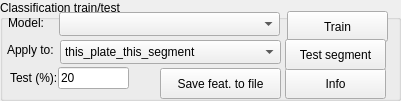
        <widget class="QGroupBox" name="groupBox_7">
         <property name="geometry">
          <rect>
           <x>2</x>
           <y>138</y>
           <width>401</width>
           <height>101</height>
          </rect>
         </property>
         <property name="title">
          <string>Classification train/test</string>
         </property>
         <widget class="QPushButton" name="classification_run_classification_button">
          <property name="geometry">
           <rect>
            <x>287</x>
            <y>11</y>
            <width>101</width>
            <height>31</height>
           </rect>
          </property>
          <property name="text">
           <string>Train</string>
          </property>
         </widget>
         <widget class="QLabel" name="label_13">
          <property name="geometry">
           <rect>
            <x>8</x>
            <y>15</y>
            <width>41</width>
            <height>16</height>
           </rect>
          </property>
          <property name="text">
           <string>Model:</string>
          </property>
         </widget>
         <widget class="QComboBox" name="classificationclassifier_dropdown">
          <property name="geometry">
           <rect>
            <x>59</x>
            <y>12</y>
            <width>221</width>
            <height>24</height>
           </rect>
          </property>
          <property name="currentIndex">
           <number>-1</number>
          </property>
          <property name="placeholderText">
           <string>XGBoost</string>
          </property>
          <item>
           <property name="text">
            <string>XGBoost</string>
           </property>
          </item>
          <item>
           <property name="text">
            <string>Transformer_LLM</string>
           </property>
          </item>
          <item>
           <property name="text">
            <string>Self_Deforming_Geometric_Encoder</string>
           </property>
          </item>
          <item>
           <property name="text">
            <string>Self_Deforming_Geometric_Encoder_Hyperbolic</string>
           </property>
          </item>
          <item>
           <property name="text">
            <string>Transformer_GAN</string>
           </property>
          </item>
          <item>
           <property name="text">
            <string>IsolationForest</string>
           </property>
          </item>
          <item>
           <property name="text">
            <string>DBSCAN</string>
           </property>
          </item>
          <item>
           <property name="text">
            <string>OneClassSVM</string>
           </property>
          </item>
          <item>
           <property name="text">
            <string>Autoencoder_1</string>
           </property>
          </item>
          <item>
           <property name="text">
            <string>Autoencoder_2</string>
           </property>
          </item>
          <item>
           <property name="text">
            <string>AE_CNN_Shallow</string>
           </property>
          </item>
          <item>
           <property name="text">
            <string>ResNet_Shallow</string>
           </property>
          </item>
          <item>
           <property name="text">
            <string>NonStatKern_1</string>
           </property>
          </item>
          <item>
           <property name="text">
            <string>DeepKern</string>
           </property>
          </item>
          <item>
           <property name="text">
            <string>Conv1DAutoencoder</string>
           </property>
          </item>
          <item>
           <property name="text">
            <string>Transformer_1</string>
           </property>
          </item>
          <item>
           <property name="text">
            <string>Geometric_Encoder_1</string>
           </property>
          </item>
         </widget>
         <widget class="QLabel" name="label_11">
          <property name="geometry">
           <rect>
            <x>10</x>
            <y>70</y>
            <width>51</width>
            <height>16</height>
           </rect>
          </property>
          <property name="text">
           <string>Test (%):</string>
          </property>
         </widget>
         <widget class="QLineEdit" name="classification_test_text">
          <property name="geometry">
           <rect>
            <x>58</x>
            <y>67</y>
            <width>71</width>
            <height>22</height>
           </rect>
          </property>
          <property name="text">
           <string>20</string>
          </property>
         </widget>
         <widget class="QPushButton" name="classification_dataset_info_button">
          <property name="geometry">
           <rect>
            <x>285</x>
            <y>68</y>
            <width>101</width>
            <height>31</height>
           </rect>
          </property>
          <property name="text">
           <string>Info</string>
          </property>
         </widget>
         <widget class="QPushButton" name="Classification_extract_save_features_to_file_button">
          <property name="geometry">
           <rect>
            <x>160</x>
            <y>68</y>
            <width>121</width>
            <height>31</height>
           </rect>
          </property>
          <property name="text">
           <string>Save feat. to file</string>
          </property>
         </widget>
         <widget class="QPushButton" name="Classification_run_test_on_complete_segment_button">
          <property name="geometry">
           <rect>
            <x>285</x>
            <y>39</y>
            <width>101</width>
            <height>31</height>
           </rect>
          </property>
          <property name="text">
           <string>Test segment</string>
          </property>
         </widget>
         <widget class="QLabel" name="label_17">
          <property name="geometry">
           <rect>
            <x>7</x>
            <y>42</y>
            <width>51</width>
            <height>16</height>
           </rect>
          </property>
          <property name="text">
           <string>Apply to:</string>
          </property>
         </widget>
         <widget class="QComboBox" name="classification_preproc_dropdown_2">
          <property name="geometry">
           <rect>
            <x>60</x>
            <y>40</y>
            <width>221</width>
            <height>24</height>
           </rect>
          </property>
          <property name="currentText">
           <string>this_plate_this_segment</string>
          </property>
          <property name="currentIndex">
           <number>0</number>
          </property>
          <property name="placeholderText">
           <string>this_plate_this_segment</string>
          </property>
          <item>
           <property name="text">
            <string>this_plate_this_segment</string>
           </property>
          </item>
          <item>
           <property name="text">
            <string>this_plate_all_segments</string>
           </property>
          </item>
          <item>
           <property name="text">
            <string>all_plates_all_segments</string>
           </property>
          </item>
         </widget>
        </widget>
